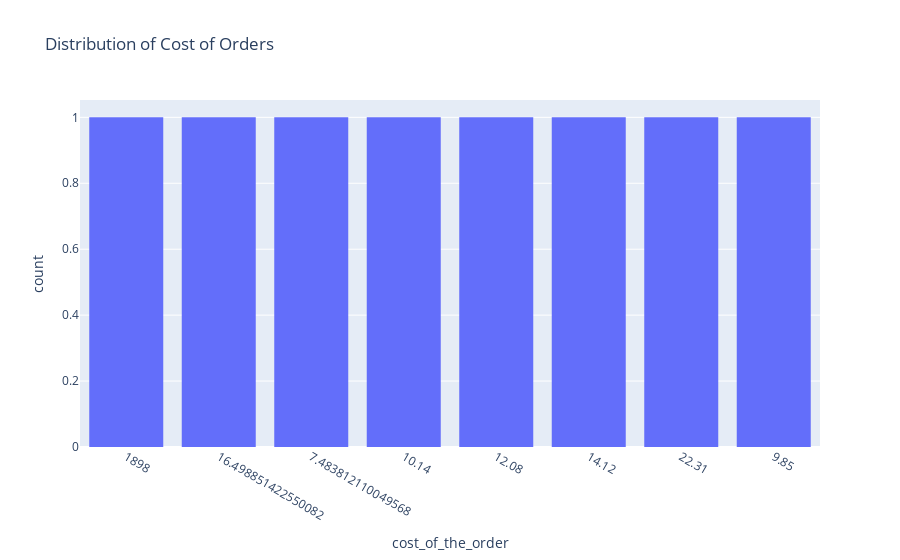
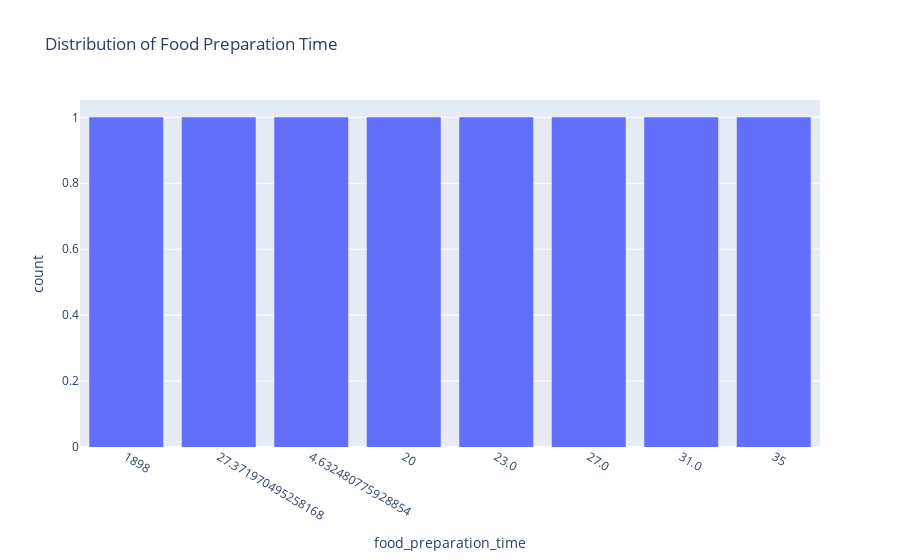
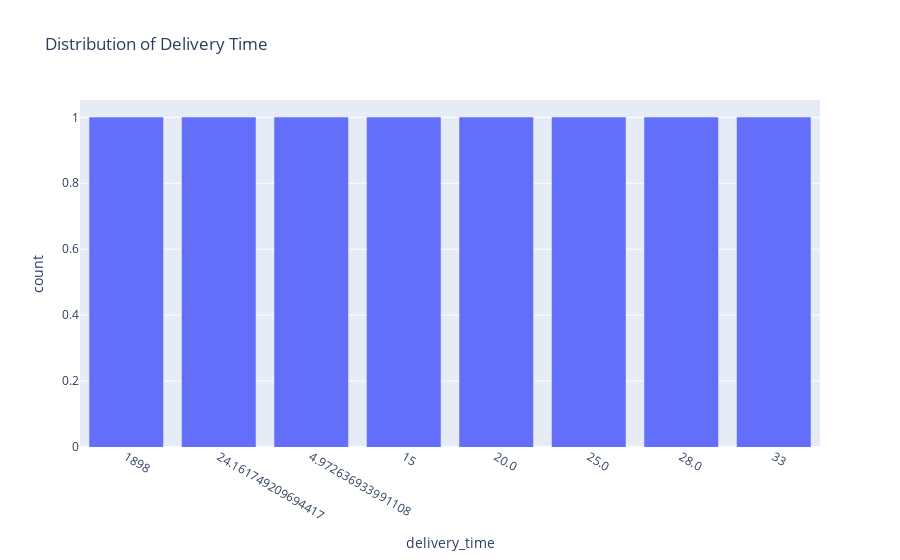
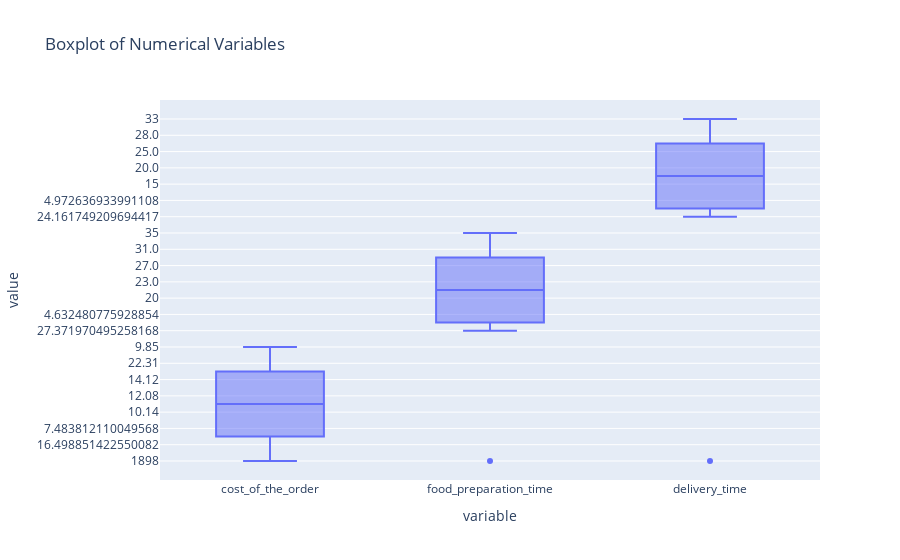

The cell these charts' notebook holds for them, in order:
### Markdown cell above
### **Question 6:** Explore all the variables and provide observations on their distributions. (Generally, histograms, boxplots, countplots, etc. are used for univariate exploration.) [9 marks]

### Code cell
# To explore the distributions of the variables in the summary_df PySpark DataFrame, you can create histograms, boxplots, and countplots for each variable. Since PySpark does not have built-in plotting capabilities, I will suggest using Plotly for visualization.
import plotly.express as px

# Histograms -Create histograms to visualize the distribution of numerical variables like cost_of_the_order, food_preparation_time, and delivery_time.
fig_hist = px.histogram(summary_df.toPandas(), x='cost_of_the_order', title='Distribution of Cost of Orders')
fig_hist.show()

fig_hist2 = px.histogram(summary_df.toPandas(), x='food_preparation_time', title='Distribution of Food Preparation Time')
fig_hist2.show()

fig_hist3 = px.histogram(summary_df.toPandas(), x='delivery_time', title='Distribution of Delivery Time')
fig_hist3.show()

# Boxplot -Generate boxplots to identify outliers and visualize the distribution of numerical variables.
fig_box = px.box(summary_df.toPandas(), y=['cost_of_the_order', 'food_preparation_time', 'delivery_time'], title='Boxplot of Numerical Variables')
fig_box.show()

# Countplot -For categorical variables like day_of_the_week, restaurant_name, and cuisine_type, create countplots to show the frequency of each category.
fig_count = px.bar(summary_df.groupBy('day_of_the_week').count().toPandas(), x='day_of_the_week', y='count', title='Countplot of Orders by Day of Week')
fig_count.show()

### Figure 1 — Plotly figure (JSON) as saved in the notebook; plotly's stock layout.template omitted (floating-point values rounded to 4 significant figures)
{"data": [{"alignmentgroup": "True", "bingroup": "x", "hovertemplate": "cost_of_the_order=%{x}<br>count=%{y}<extra></extra>", "legendgroup": "", "marker": {"color": "#636efa", "pattern": {"shape": ""}}, "name": "", "offsetgroup": "", "orientation": "v", "showlegend": false, "x": ["1898", "16.498851422550082", "7.483812110049568", "10.14", "12.08", "14.12", "22.31", "9.85"], "xaxis": "x", "yaxis": "y", "type": "histogram"}], "layout": {"xaxis": {"anchor": "y", "domain": [0, 1], "title": {"text": "cost_of_the_order"}}, "yaxis": {"anchor": "x", "domain": [0, 1], "title": {"text": "count"}}, "legend": {"tracegroupgap": 0}, "title": {"text": "Distribution of Cost of Orders"}, "barmode": "relative"}}

### Figure 2 — Plotly figure (JSON) as saved in the notebook; plotly's stock layout.template omitted (floating-point values rounded to 4 significant figures)
{"data": [{"alignmentgroup": "True", "bingroup": "x", "hovertemplate": "food_preparation_time=%{x}<br>count=%{y}<extra></extra>", "legendgroup": "", "marker": {"color": "#636efa", "pattern": {"shape": ""}}, "name": "", "offsetgroup": "", "orientation": "v", "showlegend": false, "x": ["1898", "27.371970495258168", "4.632480775928854", "20", "23.0", "27.0", "31.0", "35"], "xaxis": "x", "yaxis": "y", "type": "histogram"}], "layout": {"xaxis": {"anchor": "y", "domain": [0, 1], "title": {"text": "food_preparation_time"}}, "yaxis": {"anchor": "x", "domain": [0, 1], "title": {"text": "count"}}, "legend": {"tracegroupgap": 0}, "title": {"text": "Distribution of Food Preparation Time"}, "barmode": "relative"}}

### Figure 3 — Plotly figure (JSON) as saved in the notebook; plotly's stock layout.template omitted (floating-point values rounded to 4 significant figures)
{"data": [{"alignmentgroup": "True", "bingroup": "x", "hovertemplate": "delivery_time=%{x}<br>count=%{y}<extra></extra>", "legendgroup": "", "marker": {"color": "#636efa", "pattern": {"shape": ""}}, "name": "", "offsetgroup": "", "orientation": "v", "showlegend": false, "x": ["1898", "24.161749209694417", "4.972636933991108", "15", "20.0", "25.0", "28.0", "33"], "xaxis": "x", "yaxis": "y", "type": "histogram"}], "layout": {"xaxis": {"anchor": "y", "domain": [0, 1], "title": {"text": "delivery_time"}}, "yaxis": {"anchor": "x", "domain": [0, 1], "title": {"text": "count"}}, "legend": {"tracegroupgap": 0}, "title": {"text": "Distribution of Delivery Time"}, "barmode": "relative"}}

### Figure 4 — Plotly figure (JSON) as saved in the notebook; plotly's stock layout.template omitted (floating-point values rounded to 4 significant figures)
{"data": [{"alignmentgroup": "True", "hovertemplate": "variable=%{x}<br>value=%{y}<extra></extra>", "legendgroup": "", "marker": {"color": "#636efa"}, "name": "", "notched": false, "offsetgroup": "", "orientation": "v", "showlegend": false, "x": ["cost_of_the_order", "cost_of_the_order", "cost_of_the_order", "cost_of_the_order", "cost_of_the_order", "cost_of_the_order", "cost_of_the_order", "cost_of_the_order", "food_preparation_time", "food_preparation_time", "food_preparation_time", "food_preparation_time", "food_preparation_time", "food_preparation_time", "food_preparation_time", "food_preparation_time", "delivery_time", "delivery_time", "delivery_time", "delivery_time", "delivery_time", "delivery_time", "delivery_time", "delivery_time"], "x0": " ", "xaxis": "x", "y": ["1898", "16.498851422550082", "7.483812110049568", "10.14", "12.08", "14.12", "22.31", "9.85", "1898", "27.371970495258168", "4.632480775928854", "20", "23.0", "27.0", "31.0", "35", "1898", "24.161749209694417", "4.972636933991108", "15", "20.0", "25.0", "28.0", "33"], "y0": " ", "yaxis": "y", "type": "box"}], "layout": {"xaxis": {"anchor": "y", "domain": [0, 1], "title": {"text": "variable"}}, "yaxis": {"anchor": "x", "domain": [0, 1], "title": {"text": "value"}}, "legend": {"tracegroupgap": 0}, "title": {"text": "Boxplot of Numerical Variables"}, "boxmode": "group"}}
